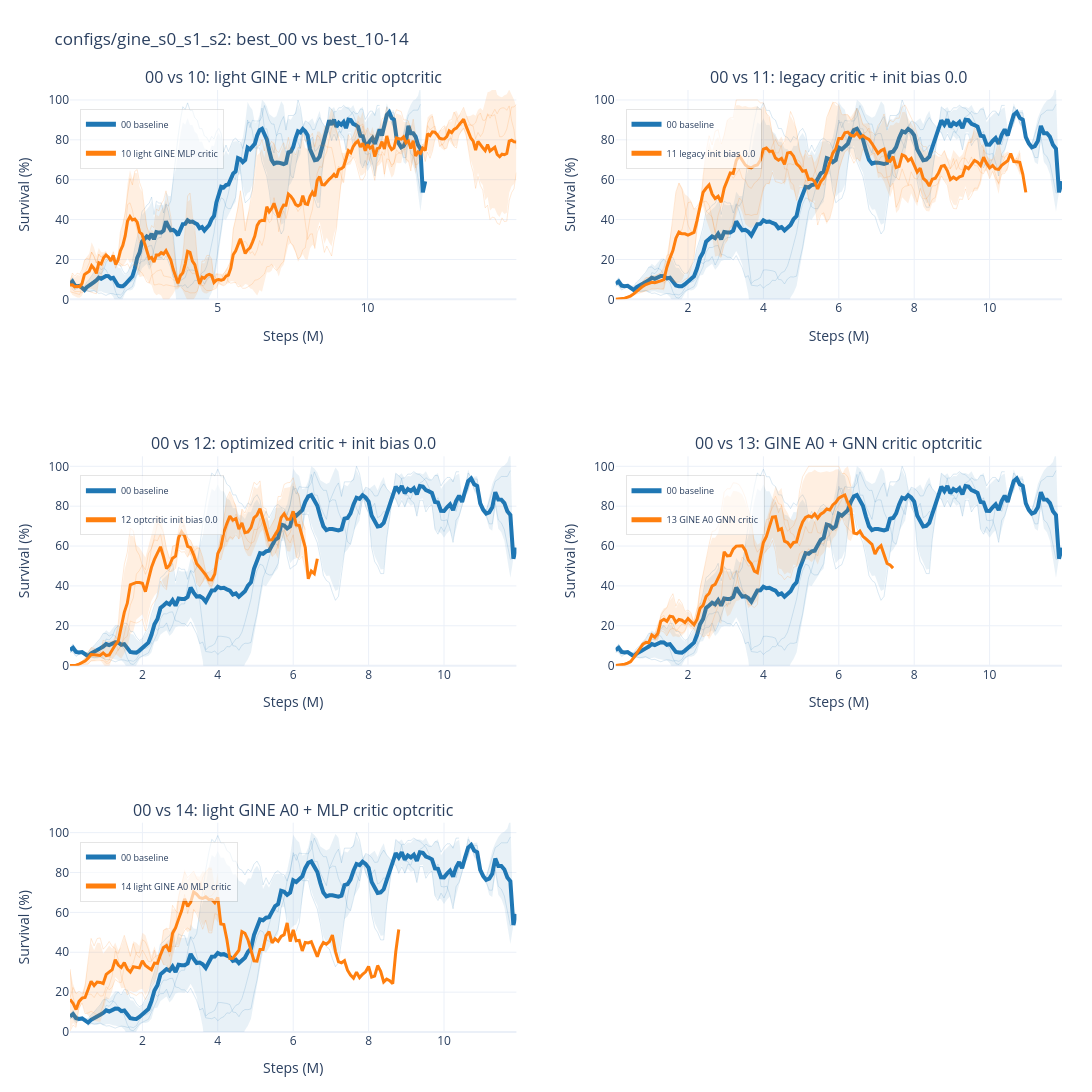

The notebook cell this image was saved under:
### Markdown cell above
- 00 - no opt; bias 0.7; entropy 0.02; concat; heavy GINE
- 10 - opt; bias 0.7; entropy 0.02; concat; light GINE
- 11 - no opt; bias 0; entropy 0.02; concat; heavy GINE
- 12 - opt; bias 0; entropy 0.02; concat; light GINE
- 13 - opt; bias 0; entropy 0.01; concat; light GINE
- 14 - opt; bias 0; entropy 0.01; no concat; light GINE

### Code cell
gine_rerun_result = wm.plot_rerun_gine_best00_comparisons(seeds=SEEDS)
gine_rerun_result["fig"]
